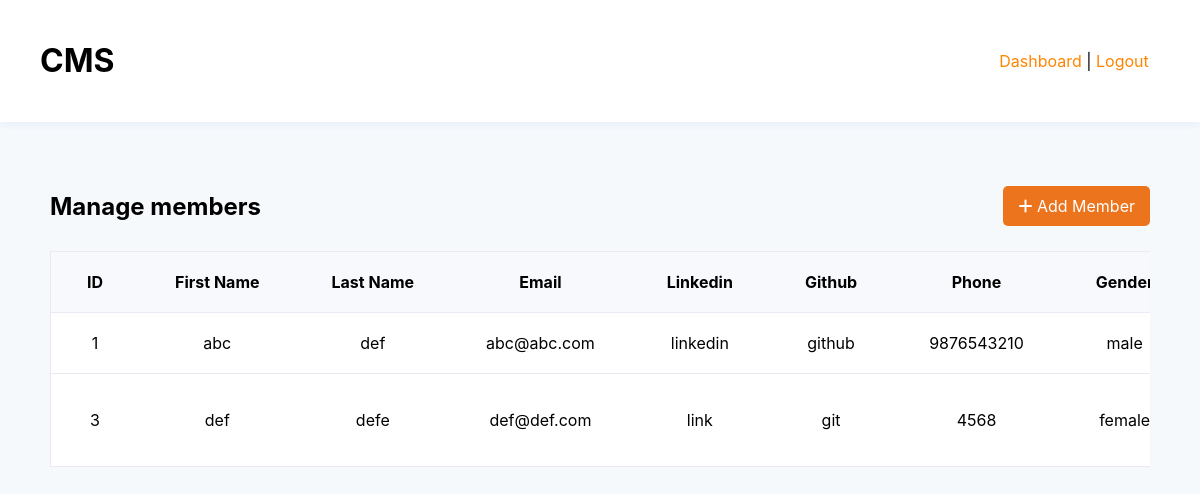
/admin/members.php (signed in), run on the app's committed database.
### tables this page shows
CREATE TABLE `members` (
  `id` int(11) UNSIGNED NOT NULL,
  `first_name` varchar(50) NOT NULL,
  `last_name` varchar(50) NOT NULL,
  `email` varchar(50) NOT NULL,
  `linkedin` varchar(50) DEFAULT NULL,
  `github` varchar(50) DEFAULT NULL,
  `description` text DEFAULT NULL,
  `phone` varchar(15) NOT NULL,
  `gender` enum('male','female','other') DEFAULT NULL
);

### admin/members.php (the view, shortened to what this page needs)
<?php
include( 'includes/database.php' );
include( 'includes/header.php' );
$query = 'SELECT *
  FROM members';
$result = mysqli_query( $connect, $query );
?>
<main>
  <div class="title-container">
    <h2>Manage members</h2>
    <a class="add-link" href="members_add.php"><i class="fa-solid fa-plus"></i> Add Member</a>
  </div>
  <div class="table-container">
    <table>
      <tr>
        <th align="center">ID</th>
        <th align="center">First Name</th>
        <th align="center">Last Name</th>
        <th align="center">Email</th>
        <th align="center">Linkedin</th>
        <th align="center">Github</th>
        <th align="center">Phone</th>
        <th align="center">Gender</th>
      </tr>
      <?php while( $record = mysqli_fetch_assoc( $result ) ): ?>
        <tr>
          <td align="center"><?php echo $record['id']; ?></td>
          <td align="center"><?php echo $record['first_name']; ?></td>
          <td align="center"><?php echo $record['last_name']; ?></td>
          <td align="center"><?php echo $record['email']; ?></td>
          <td align="center"><?php echo $record['linkedin']; ?></td>
          <td align="center"><?php echo $record['github']; ?></td>
          <td align="center"><?php echo $record['phone']; ?></td>
          <td align="center"><?php echo $record['gender']; ?></td>
        </tr>
      <?php endwhile; ?>
    </table>
  </div>
</main>
<?php
include( 'includes/footer.php' );
?>

### admin/styles.css (style rules this page uses)
body { background-color: #F6F9FC; font-family: Inter, sans-serif; margin: 0; }
main { padding: 50px; }
a:link, a:active, a:hover, a:visited { text-decoration: none; color: #FF8500; }
.title-container { display: flex; align-items: center; justify-content: space-between; margin-bottom: 10px; }
.table-container { overflow-x: auto; }
.add-link { background-color: #eb741d; border-radius: 5px; padding: 10px 15px; color: #fff !important; }
table { background-color: #fff; box-shadow: 0 2px 10px 0 rgba(25, 93, 194, 0.07); width: 100%; border: 0; border-spacing: 0; border-collapse: collapse; box-shadow: 0 2px 10px 0 rgba(25, 93, 194, 0.07); }
tr { padding: 20px 36px; border: 1px solid #e9eaf3; }
td, th { padding: 20px 36px; }
th { background-color: #f7f9fc; white-space: nowrap; }

### data on the page
members: id "1", first_name "abc", last_name "def", email "abc@abc.com", linkedin "linkedin", github "github", phone "9876543210", gender "male"
members: id "3", first_name "def", last_name "defe", email "def@def.com", linkedin "link", github "git", phone "4568", gender "female"
